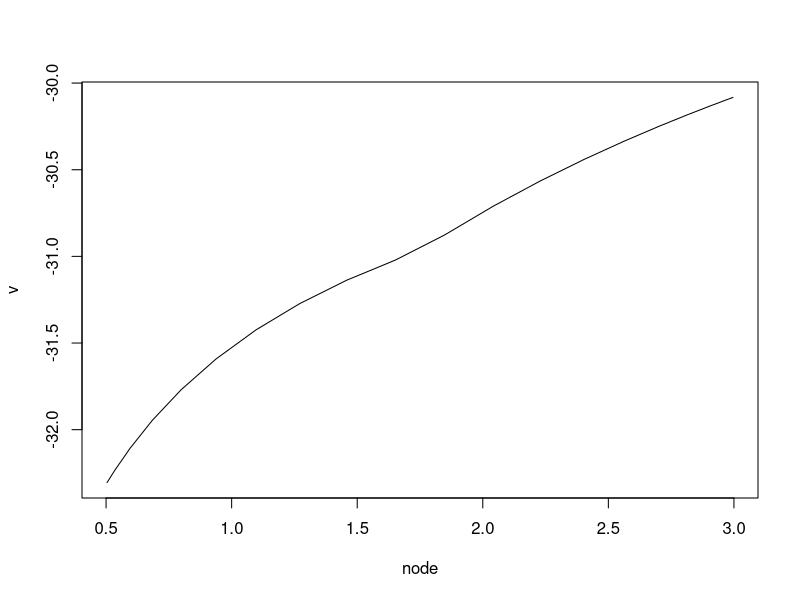
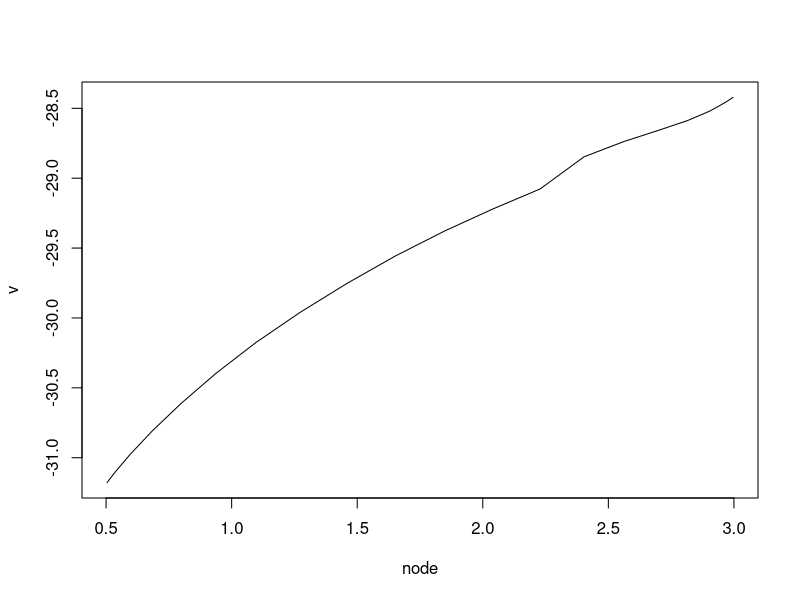
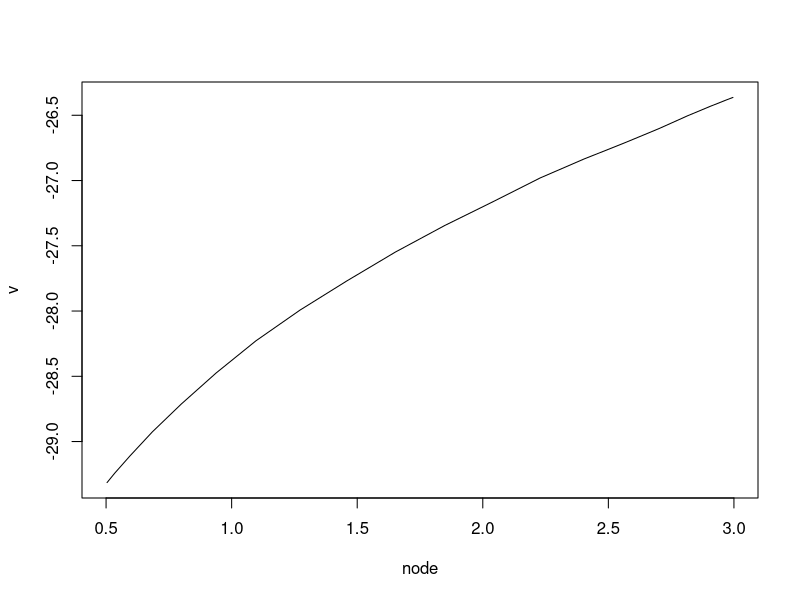
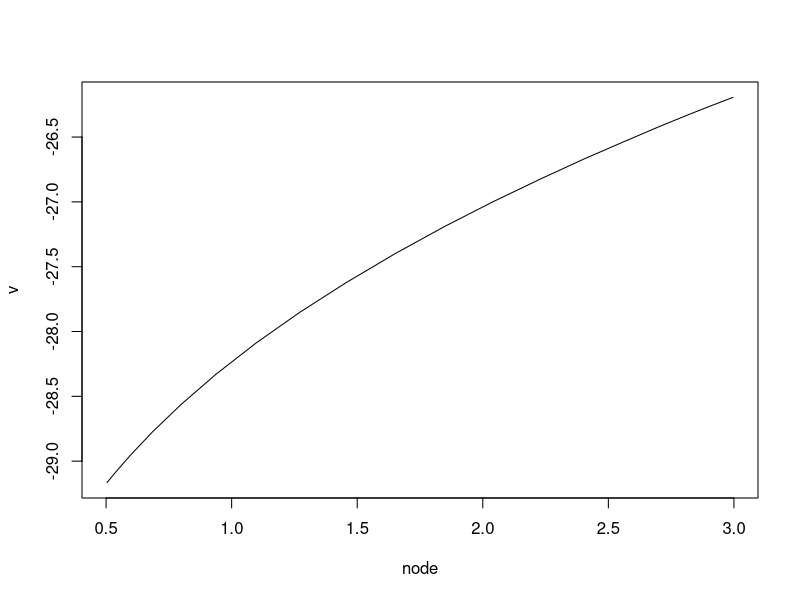
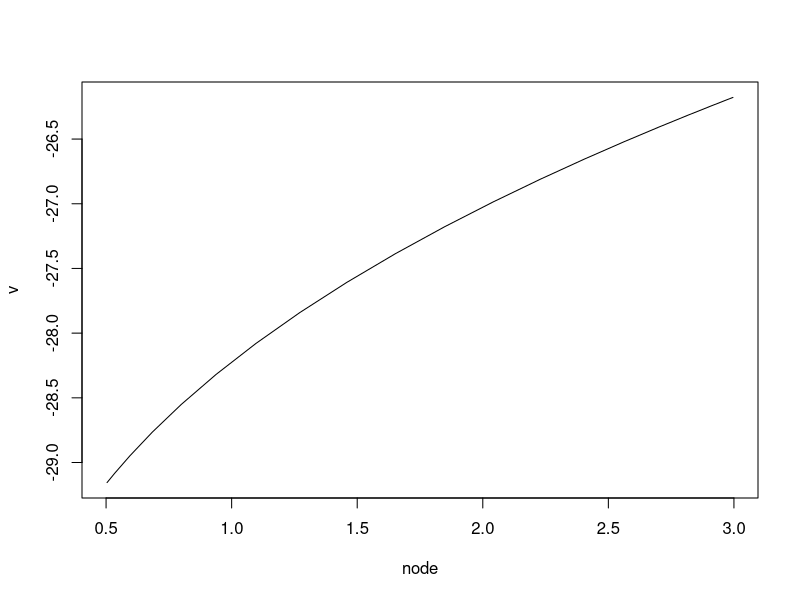
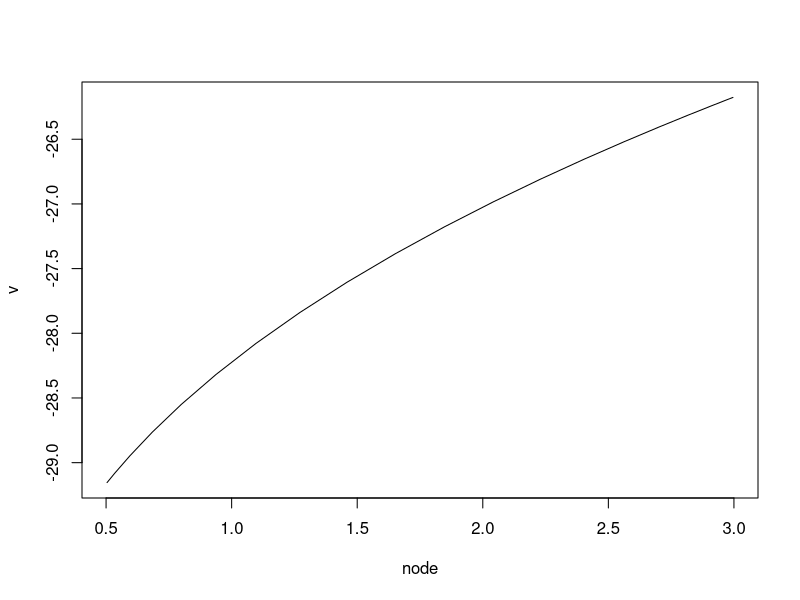
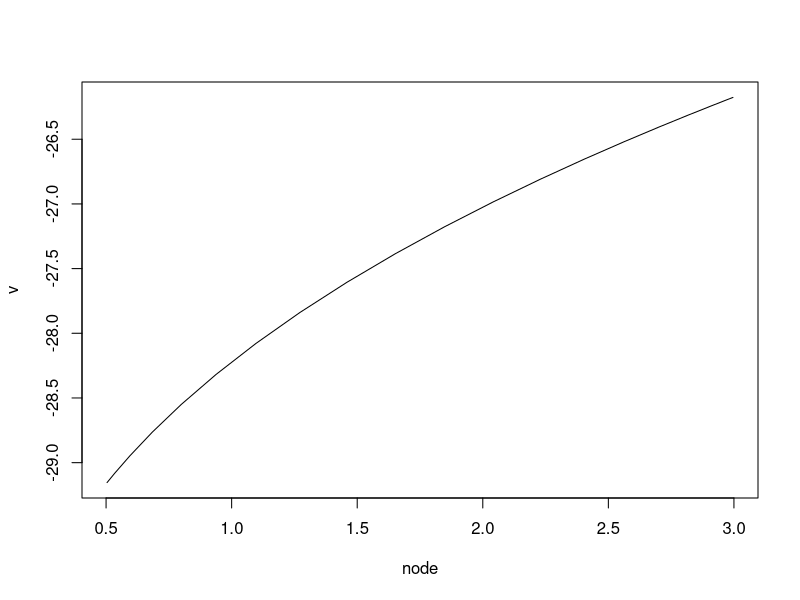
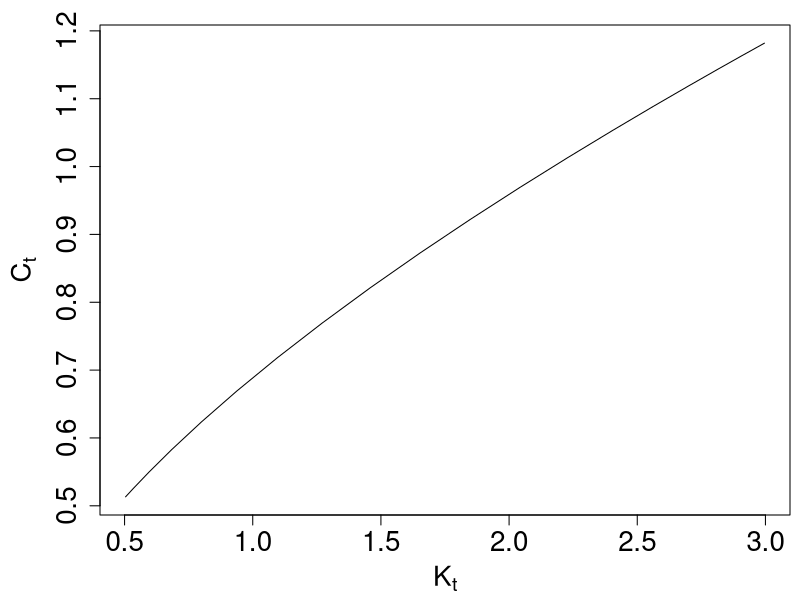

The R script that drew these images, in order:
#==================================================
# Chapter 6, Ramsey model (Chebyshev approximation)
#   modified on 2019/10/19
#==================================================

"%+%" <- function(x, y) paste(x, y, sep = "")
# figpath <- "../../figs/"
figpath <- "./"

beta <- 0.99
alpha <- 0.3
delta <- 0.25

Kss <- ((1/beta+delta-1)/alpha)^(1/(alpha-1))
Css <- Kss^alpha - delta*Kss

U <- function (C) log(C)
g <- function (K, C) K^alpha + (1-delta)*K - C

y <- 0
for(i in 0:200)
  y <- y + beta^i * U(Css)

#---------------------------------------
# チェビシェフ近似補間（1次）
#---------------------------------------

library(nleqslv) # nleqslv

xj <- function(n = 10){
  -cos(0.5*(2*(1:n)-1)*pi/n)
}

trans0 <- function(x, a = -1, b = 1) {
  y <- (x-a)/(b-a)*2-1
  y
}

trans <- function(x, a = -1, b = 1) {
  y <- (x-a)/(b-a)*2-1
  y[which(y < -1)] <- -1
  y[which(y > 1)] <- 1
  y
}

rev <- function(y, a = -1, b = 1) (y+1)*(b-a)*0.5+a

fn <- function(x, cc, nt){
  size <- length(x)
  Tk <- matrix(1, size[1], 1)
  Tk <- cbind(Tk, x)
  for (k in 2:(nt-1))
    Tk <- cbind(Tk, 2*x*Tk[, k]-Tk[, k-1])
  Tk %*% cc
}

cheb <- function(x, coef, a, b, n) {
  fn(trans(matrix(x, 1), a, b), coef, n) 
}

#---------------------------------------
# Policy Iteration
#---------------------------------------

nt <- 20
at <- 0.5
bt <- 3.0

node <- rev(xj(nt), at[1], bt[1])
apxfun <- function(x, coef) fn(trans(x, at, bt), coef, nt)

niter <- 1000
eps <- 0.0001

# initialization
f <- function (x) -45 + sqrt(x)
cc <- rep(0, nt)
v <- rep(0, nt)
coef <- rep(0, nt)
coef2 <- rep(0, nt)

for(iter in 1:niter) {
  print(iter)
  v1 <- c(v)
  c1 <- c(cc)
  coef1 <- coef
  
  for(i in 1:nt) {
    obj <- function(ct) {
      st <- node[i]
      sa <- matrix(g(st,ct), 1)
      return(-U(ct)-beta*f(sa))
    }
    opt <- optimize(obj, c(0.001,  min((1 - delta) *node[i]+node[i]^alpha,bt*0.99)))
    cc[i] <- opt$minimum
  }
  fobj1 <- function(coef) cc - apxfun(node, coef)
  coef1 <- nleqslv(coef1, fobj1)$x
  hc <- function(x) cheb(x, coef1, at, bt, nt)
  
  for(i in 1:nt) {
    st <- node[i]
    ct <- max(min(hc(st), st), 0.001)
    y <- U(ct)
    for(k in 1:1000) {
       st <- g(st, ct)
       ct <- max(min(hc(st), st), 0.001)
       y <- y + beta^k * U(ct)
      }
    v[i] <- y
  }
  if (identical(abs(c(cc) - c1) < eps ,rep(T, nt))) break
  
  fobj2 <- function(coef) v - apxfun(node, coef)
  coef2 <- nleqslv(coef2, fobj2)$x
  f <- function(x) cheb(x, coef2, at, bt, nt)
  
  plot(cbind(node, v), typ = "l")
  print(abs(c(cc) - c1))
}

#---------------------------------------
# Plot
#---------------------------------------

if (.Platform$OS.type == "windows") windows(7, 7)
par(ps = 20)
par(mai = c(0.85, 1, 0.25, 0.1))
plot(cbind(node, cc), typ = "l", xlab = expression(K[t]), ylab = expression(C[t]))
dev.copy2eps(file= figpath %+% "polit_ram_ct.eps")

plot(cbind(node, v), typ = "l", xlab = expression(K[t]), ylab = expression(V(K[t])))
dev.copy2eps(file= figpath %+% "polit_ram_v.eps")

#--------------------
# シミュレーション
#--------------------

K01 <- Kss*0.5
KK <- K01
CC <- c()

for(i in 1:31) {
  CC[i] <- hc(KK[i])
  KK[i+1] <- g(KK[i], CC[i])
}

par(ps = 15)
par(mai = c(0.85*0.75, 0.68*0.75, 0.68*0.75, 0.5))
par(mfrow = c(2,1))
plot(cbind(1:31, CC[1:31]), typ = "l", main = expression(C[t]), xlab = "", ylab = "")
axis(side=4, labels = c(expression(C[1]),expression("C*")), at = c(CC[1],Css), las = 2)

plot(cbind(1:31, KK[1:31]), typ = "l", main = expression(K[t]), xlab = "", ylab = "")
axis(side=4, labels = c(expression(K[1]),expression("K*")), at = c(KK[1],Kss), las = 2)

dev.copy2eps(file= figpath %+% "polit_ram_ck.eps")
